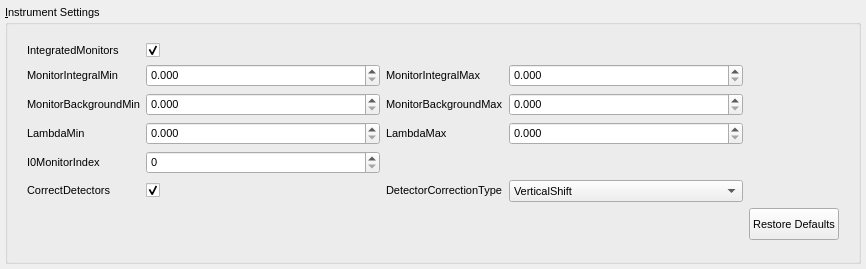
<?xml version="1.0" encoding="UTF-8"?>
<ui version="4.0">
 <class>InstrumentWidget</class>
 <widget class="QWidget" name="InstrumentWidget">
  <property name="geometry">
   <rect>
    <x>0</x>
    <y>0</y>
    <width>866</width>
    <height>269</height>
   </rect>
  </property>
  <property name="baseSize">
   <size>
    <width>0</width>
    <height>0</height>
   </size>
  </property>
  <property name="font">
   <font>
    <pointsize>8</pointsize>
    <weight>50</weight>
    <bold>false</bold>
   </font>
  </property>
  <property name="windowTitle">
   <string>Settings Tab</string>
  </property>
  <layout class="QVBoxLayout" name="settingsMainLayout" stretch="0">
   <property name="leftMargin">
    <number>5</number>
   </property>
   <property name="topMargin">
    <number>5</number>
   </property>
   <property name="rightMargin">
    <number>5</number>
   </property>
   <property name="bottomMargin">
    <number>5</number>
   </property>
   <item>
    <widget class="QGroupBox" name="instSettingsGroup">
     <property name="title">
      <string>&amp;Instrument Settings</string>
     </property>
     <property name="checkable">
      <bool>false</bool>
     </property>
     <layout class="QHBoxLayout" name="horizontalLayout" stretch="10">
      <item>
       <layout class="QGridLayout" name="instSettingsLayout0" rowstretch="0,0,0,0,0,0,0,0,0,1" columnstretch="0,0,0,0,1">
        <property name="leftMargin">
         <number>10</number>
        </property>
        <property name="topMargin">
         <number>10</number>
        </property>
        <property name="rightMargin">
         <number>10</number>
        </property>
        <property name="bottomMargin">
         <number>10</number>
        </property>
        <item row="6" column="0">
         <widget class="QLabel" name="correctDetectorsLabel">
          <property name="sizePolicy">
           <sizepolicy hsizetype="Preferred" vsizetype="Fixed">
            <horstretch>0</horstretch>
            <verstretch>0</verstretch>
           </sizepolicy>
          </property>
          <property name="minimumSize">
           <size>
            <width>0</width>
            <height>0</height>
           </size>
          </property>
          <property name="text">
           <string>CorrectDetectors</string>
          </property>
         </widget>
        </item>
        <item row="3" column="0">
         <widget class="QLabel" name="lamMinLabel">
          <property name="sizePolicy">
           <sizepolicy hsizetype="Preferred" vsizetype="Fixed">
            <horstretch>0</horstretch>
            <verstretch>0</verstretch>
           </sizepolicy>
          </property>
          <property name="minimumSize">
           <size>
            <width>17</width>
            <height>0</height>
           </size>
          </property>
          <property name="text">
           <string>LambdaMin</string>
          </property>
         </widget>
        </item>
        <item row="0" column="0">
         <widget class="QLabel" name="intMonCheckLabel">
          <property name="sizePolicy">
           <sizepolicy hsizetype="Preferred" vsizetype="Fixed">
            <horstretch>0</horstretch>
            <verstretch>0</verstretch>
           </sizepolicy>
          </property>
          <property name="minimumSize">
           <size>
            <width>0</width>
            <height>0</height>
           </size>
          </property>
          <property name="text">
           <string>IntegratedMonitors</string>
          </property>
         </widget>
        </item>
        <item row="6" column="2">
         <widget class="QLabel" name="detectorCorrectionTypeLabel">
          <property name="sizePolicy">
           <sizepolicy hsizetype="Preferred" vsizetype="Fixed">
            <horstretch>0</horstretch>
            <verstretch>0</verstretch>
           </sizepolicy>
          </property>
          <property name="minimumSize">
           <size>
            <width>117</width>
            <height>0</height>
           </size>
          </property>
          <property name="text">
           <string>DetectorCorrectionType</string>
          </property>
         </widget>
        </item>
        <item row="2" column="3">
         <widget class="QDoubleSpinBox" name="monBgMaxEdit">
          <property name="decimals">
           <number>3</number>
          </property>
         </widget>
        </item>
        <item row="1" column="3">
         <widget class="QDoubleSpinBox" name="monIntMaxEdit">
          <property name="decimals">
           <number>3</number>
          </property>
         </widget>
        </item>
        <item row="2" column="2">
         <widget class="QLabel" name="monBgMaxLabel">
          <property name="sizePolicy">
           <sizepolicy hsizetype="Preferred" vsizetype="Fixed">
            <horstretch>0</horstretch>
            <verstretch>0</verstretch>
           </sizepolicy>
          </property>
          <property name="minimumSize">
           <size>
            <width>117</width>
            <height>0</height>
           </size>
          </property>
          <property name="text">
           <string>MonitorBackgroundMax</string>
          </property>
         </widget>
        </item>
        <item row="0" column="1">
         <widget class="QCheckBox" name="intMonCheckBox">
          <property name="checked">
           <bool>true</bool>
          </property>
         </widget>
        </item>
        <item row="2" column="0">
         <widget class="QLabel" name="monBgMinLabel">
          <property name="sizePolicy">
           <sizepolicy hsizetype="Preferred" vsizetype="Fixed">
            <horstretch>0</horstretch>
            <verstretch>0</verstretch>
           </sizepolicy>
          </property>
          <property name="minimumSize">
           <size>
            <width>0</width>
            <height>0</height>
           </size>
          </property>
          <property name="text">
           <string>MonitorBackgroundMin</string>
          </property>
         </widget>
        </item>
        <item row="4" column="1">
         <widget class="QSpinBox" name="I0MonitorIndex"/>
        </item>
        <item row="1" column="0">
         <widget class="QLabel" name="monIntMinLabel">
          <property name="sizePolicy">
           <sizepolicy hsizetype="Preferred" vsizetype="Fixed">
            <horstretch>0</horstretch>
            <verstretch>0</verstretch>
           </sizepolicy>
          </property>
          <property name="minimumSize">
           <size>
            <width>0</width>
            <height>0</height>
           </size>
          </property>
          <property name="text">
           <string>MonitorIntegralMin</string>
          </property>
         </widget>
        </item>
        <item row="3" column="3">
         <widget class="QDoubleSpinBox" name="lamMaxEdit">
          <property name="decimals">
           <number>3</number>
          </property>
         </widget>
        </item>
        <item row="3" column="1">
         <widget class="QDoubleSpinBox" name="lamMinEdit">
          <property name="decimals">
           <number>3</number>
          </property>
         </widget>
        </item>
        <item row="6" column="3">
         <widget class="QComboBox" name="detectorCorrectionTypeComboBox">
          <property name="sizePolicy">
           <sizepolicy hsizetype="MinimumExpanding" vsizetype="Fixed">
            <horstretch>0</horstretch>
            <verstretch>0</verstretch>
           </sizepolicy>
          </property>
          <item>
           <property name="text">
            <string>VerticalShift</string>
           </property>
          </item>
          <item>
           <property name="text">
            <string>RotateAroundSample</string>
           </property>
          </item>
         </widget>
        </item>
        <item row="3" column="2">
         <widget class="QLabel" name="lamMaxLabel">
          <property name="sizePolicy">
           <sizepolicy hsizetype="Preferred" vsizetype="Fixed">
            <horstretch>0</horstretch>
            <verstretch>0</verstretch>
           </sizepolicy>
          </property>
          <property name="minimumSize">
           <size>
            <width>117</width>
            <height>0</height>
           </size>
          </property>
          <property name="text">
           <string>LambdaMax</string>
          </property>
         </widget>
        </item>
        <item row="6" column="1">
         <widget class="QCheckBox" name="correctDetectorsCheckBox">
          <property name="sizePolicy">
           <sizepolicy hsizetype="MinimumExpanding" vsizetype="Fixed">
            <horstretch>0</horstretch>
            <verstretch>0</verstretch>
           </sizepolicy>
          </property>
          <property name="text">
           <string/>
          </property>
          <property name="checked">
           <bool>true</bool>
          </property>
         </widget>
        </item>
        <item row="4" column="0">
         <widget class="QLabel" name="I0MonIndexLabel">
          <property name="sizePolicy">
           <sizepolicy hsizetype="Preferred" vsizetype="Fixed">
            <horstretch>0</horstretch>
            <verstretch>0</verstretch>
           </sizepolicy>
          </property>
          <property name="minimumSize">
           <size>
            <width>0</width>
            <height>0</height>
           </size>
          </property>
          <property name="text">
           <string>I0MonitorIndex</string>
          </property>
         </widget>
        </item>
        <item row="1" column="2">
         <widget class="QLabel" name="monIntMaxLabel">
          <property name="sizePolicy">
           <sizepolicy hsizetype="Preferred" vsizetype="Fixed">
            <horstretch>0</horstretch>
            <verstretch>0</verstretch>
           </sizepolicy>
          </property>
          <property name="minimumSize">
           <size>
            <width>117</width>
            <height>0</height>
           </size>
          </property>
          <property name="text">
           <string>MonitorIntegralMax</string>
          </property>
         </widget>
        </item>
        <item row="1" column="1">
         <widget class="QDoubleSpinBox" name="monIntMinEdit">
          <property name="decimals">
           <number>3</number>
          </property>
         </widget>
        </item>
        <item row="2" column="1">
         <widget class="QDoubleSpinBox" name="monBgMinEdit">
          <property name="decimals">
           <number>3</number>
          </property>
         </widget>
        </item>
        <item row="9" column="4">
         <widget class="QPushButton" name="getInstDefaultsButton">
          <property name="sizePolicy">
           <sizepolicy hsizetype="Fixed" vsizetype="Fixed">
            <horstretch>0</horstretch>
            <verstretch>0</verstretch>
           </sizepolicy>
          </property>
          <property name="minimumSize">
           <size>
            <width>71</width>
            <height>32</height>
           </size>
          </property>
          <property name="layoutDirection">
           <enum>Qt::RightToLeft</enum>
          </property>
          <property name="text">
           <string>Restore Defaults</string>
          </property>
          <property name="fixedWidth" stdset="0">
           <number>70</number>
          </property>
          <property name="fixedHeight" stdset="0">
           <number>100</number>
          </property>
          <layout class="QHBoxLayout" name="getInstDefaultsButtonLayout"/>
         </widget>
        </item>
       </layout>
      </item>
     </layout>
    </widget>
   </item>
  </layout>
 </widget>
 <resources/>
 <connections/>
</ui>
